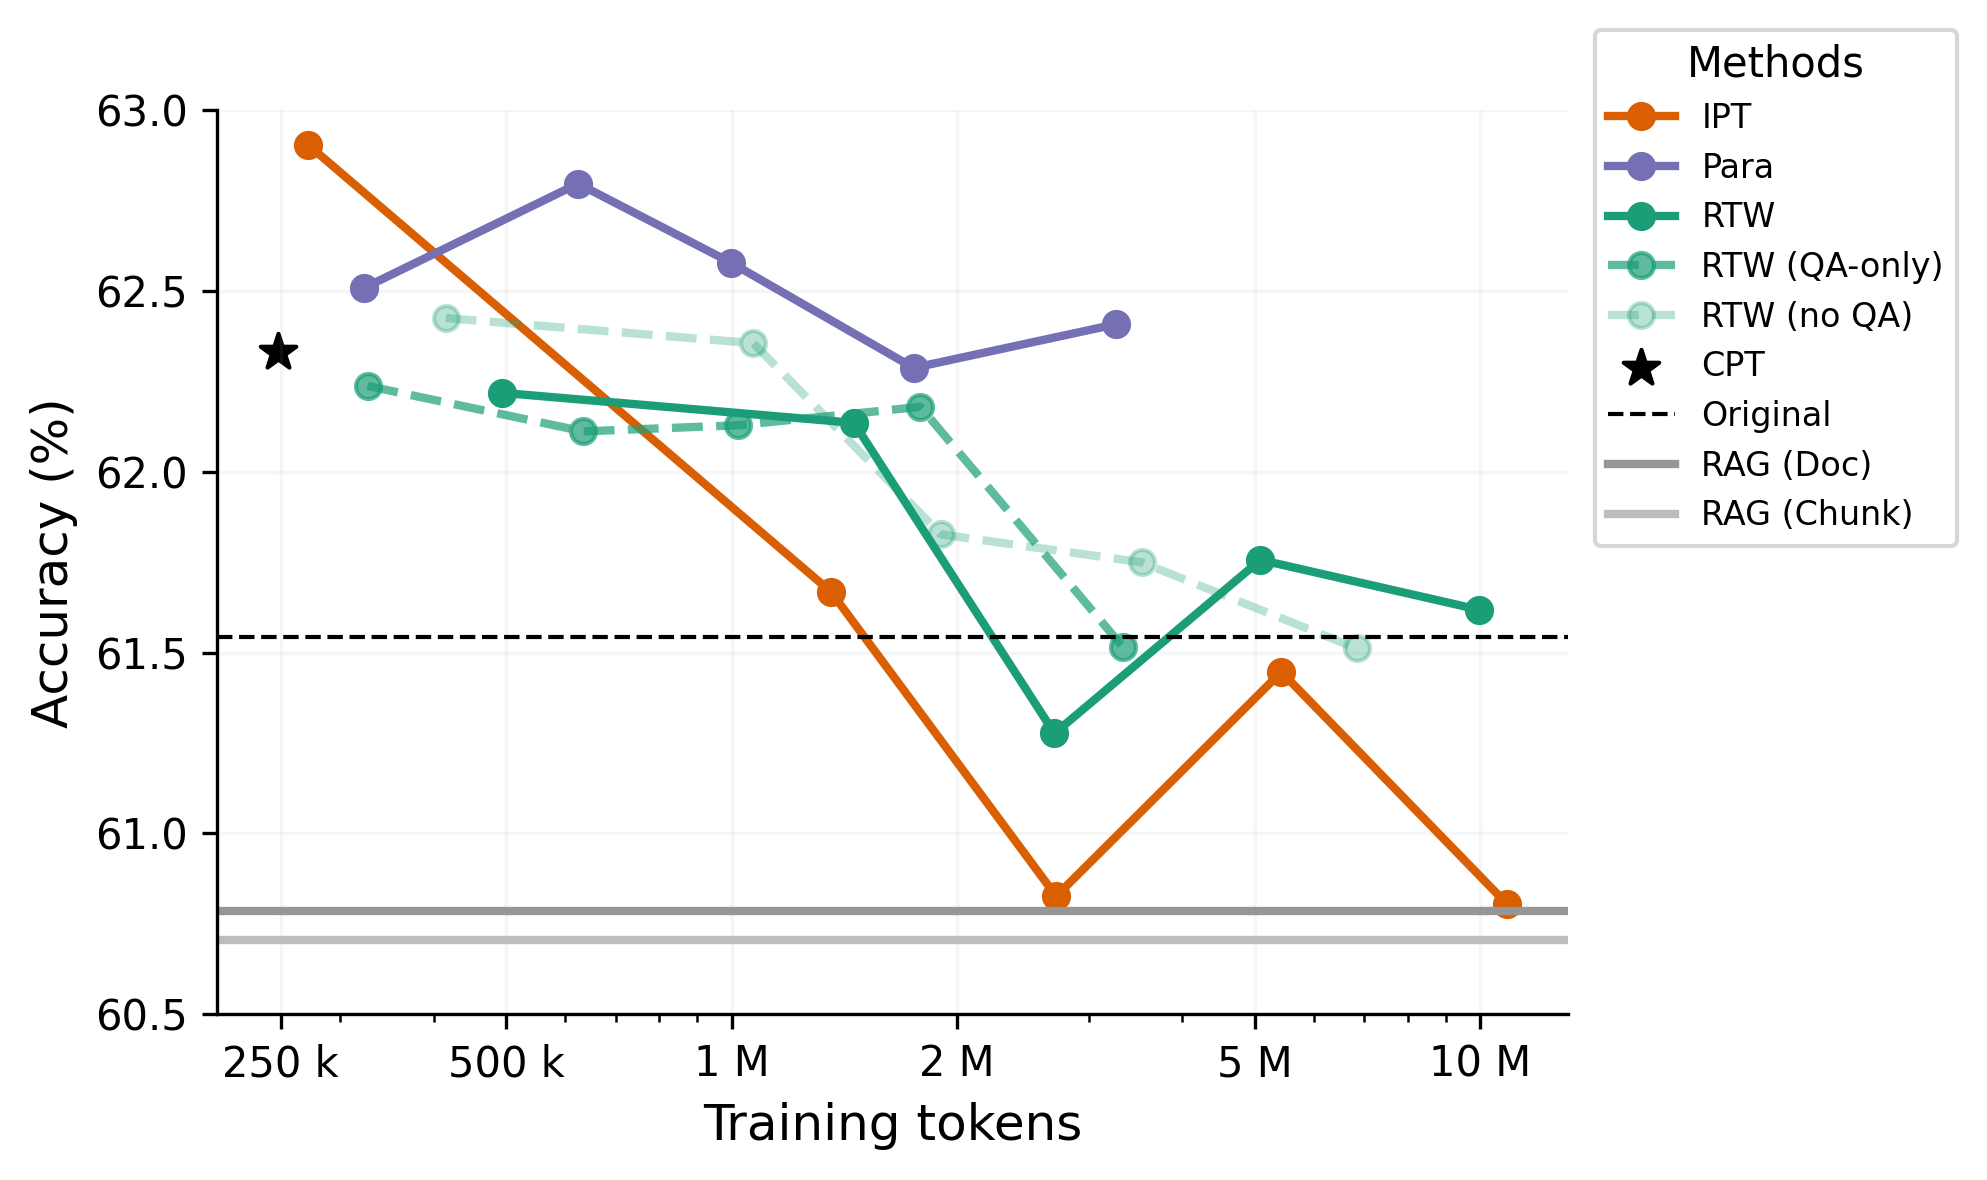

Here is the Python script that generated this plot:
import os
import json
import pandas as pd
from glob import glob
from pathlib import Path
import matplotlib.pyplot as plt
import matplotlib.ticker as ticker
from statistics import mean, stdev
from transformers import AutoTokenizer
from datasets import load_dataset, disable_progress_bars
disable_progress_bars()
from lm_eval.utils import (
    get_latest_filename,
    get_results_filenames,
)


tokenizer = AutoTokenizer.from_pretrained("meta-llama/Llama-2-7b-chat-hf")

def read_lmeval(results_path):
    results_dir = Path(results_path)
    files = [f.as_posix() for f in results_dir.iterdir() if f.is_file()]
    results_filenames = get_results_filenames(files)
    latest_results = get_latest_filename(results_filenames)
    with open(latest_results) as f:
        results = json.load(f)
        accs = []
        for result, metrics in results["results"].items():
            accs.append(metrics["acc,none"])
        return mean(accs) * 100


def count_tokens(dataset_name, dataset_config):
    dataset = load_dataset(dataset_name, dataset_config)["train"]
    dataset = dataset.map(
        lambda x: {"length": len(tokenizer.tokenize(x["text"]))},
        remove_columns=dataset.column_names,
        num_proc=os.cpu_count(),
    )
    return sum(dataset["length"])

# cmap = plt.get_cmap('Set1')
cmap = plt.get_cmap('Dark2')
colors = [cmap(i) for i in range(10)]
rtw_qaonly = cmap(0, alpha=0.7)
rtw_noqa = cmap(0, alpha=0.3)

variations = [1, 5, 10, 20, 40]
rag_cmap = plt.get_cmap('tab20c')

results = [
    {
        "name": "IPT",
        "ticks": variations,
        "color": colors[1],
        "linewidth": 2,
        "acc": [
            read_lmeval(f"outputs/control/outputs__models__llama2_7b_chat_instruction_repeat{n_repeats}-temperature_{'00' if n_repeats == 1 else '10'}_1/")
            for n_repeats in variations
        ],
        "tokens": [
            count_tokens('hugo/knowledge-injection-1', f"instruction-1_shot-repeat_{n_repeats}-temperature_{'00' if n_repeats == 1 else '10'}")
            for n_repeats in variations
        ],
    },
    {
        "name": "Para",
        "ticks": variations,
        "color": colors[2],
        "linewidth": 2,
        "acc": [
            read_lmeval(f'outputs/control/outputs__models__llama2_7b_chat_paraphrases_repeat{n_repeats}-temperature_10-gpt4o/')
            for n_repeats in variations
        ],
        "tokens": [
            count_tokens('hugo/knowledge-injection-1', f"paraphrases-repeat_{n_repeats}-temperature_10-gpt4o")
            for n_repeats in variations
        ],
    },
    {
        "name": "RTW",
        "ticks": variations,
        "color": colors[0],
        "linewidth": 2,
        "acc": [
            read_lmeval(f'outputs/control/outputs__models__llama2_7b_chat_rephrasing_prompts4_repeat{n_repeats}_temperature10_gpt4o_1/')
            for n_repeats in variations
        ],
        "tokens": [
            count_tokens('hugo/knowledge-injection-1', f"rephrasing-prompts_4-repeat_{n_repeats}-temperature_10-gpt4o")
            for n_repeats in variations
        ],
    },
    {
        "name": "RTW (QA-only)",
        "ticks": variations,
        "color": rtw_qaonly,
        "linewidth": 2,
        "linestyle": 'dashed',
        "acc": [
            read_lmeval(f'outputs/control/outputs__models__llama2_7b_chat_rephrasing_prompts1_repeat{n_repeats}_temperature10_gpt4o_1/')
            for n_repeats in variations
        ],
        "tokens": [
            count_tokens('hugo/knowledge-injection-1', f"rephrasing-prompts_1-repeat_{n_repeats}-temperature_10-gpt4o")
            for n_repeats in variations
        ],
    },
    {
        "name": "RTW (no QA)",
        "ticks": variations,
        "color": rtw_noqa,
        "linewidth": 2,
        "linestyle": 'dashed',
        "acc": [
            read_lmeval(f'outputs/control/outputs__models__llama2_7b_chat_rephrasing_prompts3_repeat{n_repeats}_temperature10_gpt4o_1/')
            for n_repeats in variations
        ],
        "tokens": [
            count_tokens('hugo/knowledge-injection-1', f"rephrasing-prompts_3-repeat_{n_repeats}-temperature_10-gpt4o")
            for n_repeats in variations
        ],
    },
    {
        "name": 'CPT',
        "color": 'black',
        "marker": "*",
        "s": 80,
        "acc": read_lmeval('outputs/control/outputs__models__llama2_7b_chat_cpt/'),
        "tokens": count_tokens('hugo/knowledge-injection-1', 'default'),
    },
    {
        "name": 'Original',
        "color": 'black',
        "linewidth": 1,
        "linestyle": 'dashed',
        "acc": read_lmeval('outputs/control/meta-llama__Llama-2-7b-chat-hf/'),
    },
    {
        "name": 'RAG (Doc)',
        "color": rag_cmap(17),
        "linewidth": 2,
        "acc": read_lmeval('outputs/control_rag/top1/meta-llama__Llama-2-7b-chat-hf/'),
    },
    {
        "name": 'RAG (Chunk)',
        "color": rag_cmap(18),
        "linewidth": 2,
        "acc": read_lmeval('outputs/control_rag/top5/meta-llama__Llama-2-7b-chat-hf/'),
    },
]

plt.figure(figsize=(7, 4), dpi=300)

for result in results:
    if isinstance(result['acc'], list):
        plt.plot(
            result['tokens'],
            result['acc'],
            marker='o',
            color=result['color'],
            linewidth=result.get('linewidth', 2),
            label=result['name'],
            linestyle=result.get('linestyle'),
        )
    elif result.get('marker', None):
        plt.scatter(
            result['tokens'],
            result['acc'],
            marker=result.get('marker'),
            color=result['color'],
            label=result['name'],
            s=result.get('s', 2),
        )
    else:
        plt.axhline(
            result['acc'],
            color=result['color'],
            linewidth=result.get('linewidth', 1),
            label=result['name'],
            linestyle=result.get('linestyle'),
        )

# plt.xlim([0, 41])
plt.ylim([60.5, 63])
# plt.xticks(xticks)
plt.xlabel('Training tokens', fontsize=12)
plt.ylabel('Accuracy (%)', fontsize=12)
plt.grid(True, linestyle='-', alpha=0.1)
plt.legend(loc='lower right', fontsize=8, title='Methods', bbox_to_anchor=(1.3, 0.5))

ax = plt.gca()
ax.spines['top'].set_visible(False)
ax.spines['right'].set_visible(False)
ax.set_xscale('log')
ax.set_xticks([250_000, 500_000, 1_000_000, 2_000_000, 5_000_000, 10_000_000])
ax.xaxis.set_major_formatter(ticker.EngFormatter())

plt.tight_layout()
plt.savefig('./plots/plot-control-datasets.png', bbox_inches='tight')